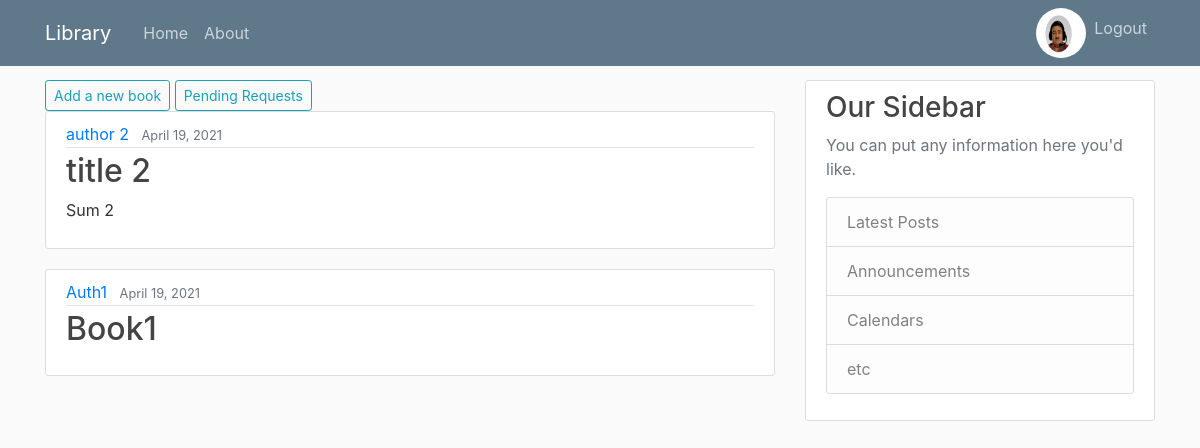
The page /library/ (signed in) on the database its author committed.
### users/models.py (models this page shows, shortened)
class Profile(models.Model):
    user = models.OneToOneField(User, on_delete=models.CASCADE)
    image = models.ImageField(default='default.jpeg', upload_to='profile_pics')

### books/models.py (models this page shows, shortened)
class Book(models.Model):
    title = models.CharField(max_length=100)
    genre = models.CharField(max_length=50)
    author = models.CharField(max_length=100)
    date_added = models.DateTimeField(default=timezone.now)
    publisher = models.CharField(max_length=100)
    summary = models.TextField(blank=True)
    location = models.TextField()
    available = models.BooleanField(default=True)
    ISBN = models.CharField(max_length=17, default='000-000-000-000-0')

### books/views.py (the view)
# urls.py: path('', views.BookListView.as_view(), name='books-home'),
class BookListView(ListView):
    model = Book
    template_name = 'books/home.html'
    context_object_name = 'books'
    ordering = ['-date_added']

### books/templates/books/home.html
{% extends "books/base.html" %}
{% block content %}
    {% if perms.books.add_book %}
        <a class="btn btn-outline-info btn-sm" href="{% url 'book-create' %}">Add a new book</a>
        <a class="btn btn-outline-info btn-sm" href="{% url 'request-list' %}">Pending Requests</a>
     {% endif %}
    {% for book in books %}
        <article class="media content-section">
            <div class="media-body">
                <div class="article-metadata">
                    <a class="mr-2" href="#">{{ book.author }}</a>
                    <small class="text-muted">{{ book.date_added|date:"F d, Y" }}</small>
                </div>
                <h2><a class="article-title" href="{% url 'book-detail' book.id %}">{{ book.title }}</a></h2>
                <p class="article-content">{{ book.summary }}</p>
            </div>
        </article>
    {% endfor %}
{% endblock content %}

### books/templates/books/base.html (shortened to what this page needs)
{% load static %}
<!DOCTYPE html>
<html>
<head>
    <link rel="stylesheet" href="https://maxcdn.bootstrapcdn.com/bootstrap/4.0.0/css/bootstrap.min.css">
    <link rel="stylesheet" type="text/css" href="{% static 'books/main.css' %}">
</head>
<body>
    <header class="site-header">
      <nav class="navbar navbar-expand-md navbar-dark bg-steel fixed-top">
        <div class="container">
          <a class="navbar-brand mr-4" href="{% url 'books-home' %}">Library</a>
          <div class="collapse navbar-collapse" id="navbarToggle">
            <div class="navbar-nav mr-auto">
              <a class="nav-item nav-link" href="{% url 'books-home' %}">Home</a>
              <a class="nav-item nav-link" href="#">About</a>
            </div>
            <div class="navbar-nav">
              {% if user.is_authenticated %}
                  <div class="image-container">
                      <a href="{% url 'profile' %}">
                      <img class="rounded-circle article-image img-fluid img-pro"  src="{{ user.profile.image.url }}">
                    </a>
                  </div>
                  <a class="nav-item nav-link" href="{% url 'logout' %}">Logout</a>
              {% else %}
                  <a class="nav-item nav-link" href="{% url 'login' %}">Login</a>
                  <a class="nav-item nav-link" href="{% url 'register' %}">Register</a>
              {% endif %}
            </div>
          </div>
        </div>
      </nav>
    </header>
    <main role="main" class="container">
      <div class="row">
        <div class="col-md-8">
          {% block content %}{% endblock %}
        </div>
        <div class="col-md-4">
          <div class="content-section">
            <h3>Our Sidebar</h3>
            <p class='text-muted'>You can put any information here you'd like.
              <ul class="list-group">
                <li class="list-group-item list-group-item-light">Latest Posts</li>
                <li class="list-group-item list-group-item-light">Announcements</li>
                <li class="list-group-item list-group-item-light">Calendars</li>
                <li class="list-group-item list-group-item-light">etc</li>
              </ul>
            </p>
          </div>
        </div>
      </div>
    </main>
</body>
</html>

### books/static/books/main.css (style rules this page uses)
body { background: #fafafa; color: #333333; margin-top: 5rem; }
h1, h2, h3, h4, h5, h6 { color: #444444; }
ul { margin: 0; }
.bg-steel { background-color: #5f788a; }
.site-header .navbar-nav .nav-link { color: #cbd5db; }
.content-section { background: #ffffff; padding: 10px 20px; border: 1px solid #dddddd; border-radius: 3px; margin-bottom: 20px; }
.article-title { color: #444444; }
.article-content { white-space: pre-line; }
.article-metadata { padding-bottom: 1px; margin-bottom: 4px; border-bottom: 1px solid #e3e3e3 }
.img-pro { width: 50px ; height: 50px; }
.image-container { height: 50px; width:50px; }

### rows shown on the page
Book: author "author 2", date_added "April 19, 2021", title "title 2", summary "Sum 2"
Book: author "Auth1", date_added "April 19, 2021", title "Book1"
